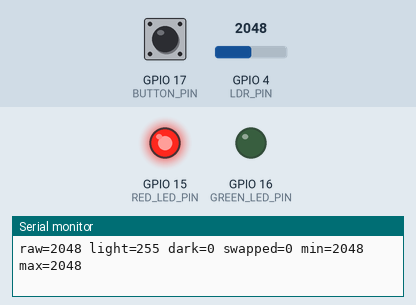
Simulated run of this program. Board: ESP32-S3. On the bench: output pins drawn as LEDs (lit = HIGH), the last lines printed to the serial monitor. The test bench sets the inputs (shaded band); at power-on: GPIO 17 (BUTTON_PIN) HIGH, GPIO 4 (LDR_PIN) = 2048 (analog values on the 0–4095 scale).

Above: at 1.2 s.
1.3 s: GPIO 17 (BUTTON_PIN) pulled LOW for 0.15 s
At 2.0 s:
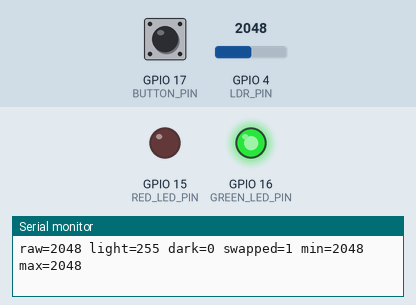
2.9 s: GPIO 17 (BUTTON_PIN) pulled LOW for 1 s
At 4.4 s:
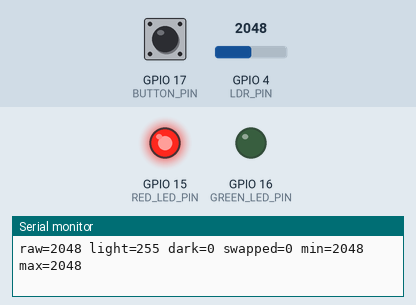
5.4 s: GPIO 17 (BUTTON_PIN) pulled LOW for 3.2 s
At 6.0 s:
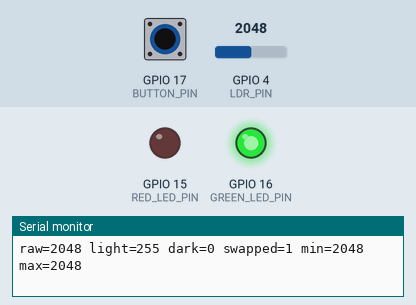
Timing chart, 0 to 8.4 s (numbered marks = the images above; inputs shaded):
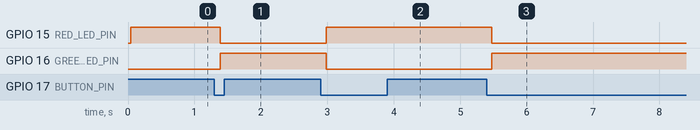

The program:

main.cpp
```cpp
#include <Arduino.h>

#define LDR_PIN 4
#define RED_LED_PIN 15
#define GREEN_LED_PIN 16
#define BUTTON_PIN 17

const unsigned long DEBOUNCE_DELAY = 50;

bool swapped = false;
uint8_t buttonLastReading = HIGH, buttonState = HIGH;
unsigned long buttonDebounceTime = 0;

int rawMin, rawMax;
bool isBright = true;

bool pressed(uint8_t pin, uint8_t &lastReading, uint8_t &state, unsigned long &debounceTime) {
    uint8_t reading = digitalRead(pin);
    if (reading != lastReading) {
        debounceTime = millis();
    }
    lastReading = reading;

    if (millis() - debounceTime > DEBOUNCE_DELAY && reading != state) {
        state = reading;
        return state == LOW;
    }
    return false;
}

int readRawAveraged() {
    const int SAMPLES = 8;
    long sum = 0;
    for (int i = 0; i < SAMPLES; i++) {
        sum += analogRead(LDR_PIN);
    }
    return sum / SAMPLES;
}

void setup() {
    Serial.begin(115200);
    analogReadResolution(12);
    pinMode(BUTTON_PIN, INPUT_PULLUP);

    for (int i = 0; i < 20; i++) {
        analogRead(LDR_PIN);
        delay(2);
    }

    rawMin = rawMax = readRawAveraged();
}

void loop() {
    if (pressed(BUTTON_PIN, buttonLastReading, buttonState, buttonDebounceTime)) {
        swapped = !swapped;
    }

    int raw = readRawAveraged();
    rawMin = min(rawMin, raw);
    rawMax = max(rawMax, raw);

    int midpoint = (rawMin + rawMax) / 2;
    int hysteresis = max((rawMax - rawMin) / 20, 1);

    if (raw < midpoint - hysteresis) isBright = true;
    else if (raw > midpoint + hysteresis) isBright = false;

    int lightDuty = isBright ? 255 : 0;
    int darkDuty = 255 - lightDuty;

    analogWrite(RED_LED_PIN, swapped ? darkDuty : lightDuty);
    analogWrite(GREEN_LED_PIN, swapped ? lightDuty : darkDuty);

    Serial.printf("raw=%d light=%d dark=%d swapped=%d min=%d max=%d\n", raw, lightDuty, darkDuty, swapped, rawMin, rawMax);
    delay(20);
}
```

Measured:
- after the input at 1.3 s, GPIO 15 (RED_LED_PIN): HIGH → LOW after 0.09 s; GPIO 16 (GREEN_LED_PIN): LOW → HIGH after 0.09 s
- after the input at 2.9 s, GPIO 15 (RED_LED_PIN): LOW → HIGH after 0.08 s; GPIO 16 (GREEN_LED_PIN): HIGH → LOW after 0.08 s
- after the input at 5.4 s, GPIO 15 (RED_LED_PIN): HIGH → LOW after 0.08 s; GPIO 16 (GREEN_LED_PIN): LOW → HIGH after 0.08 s
